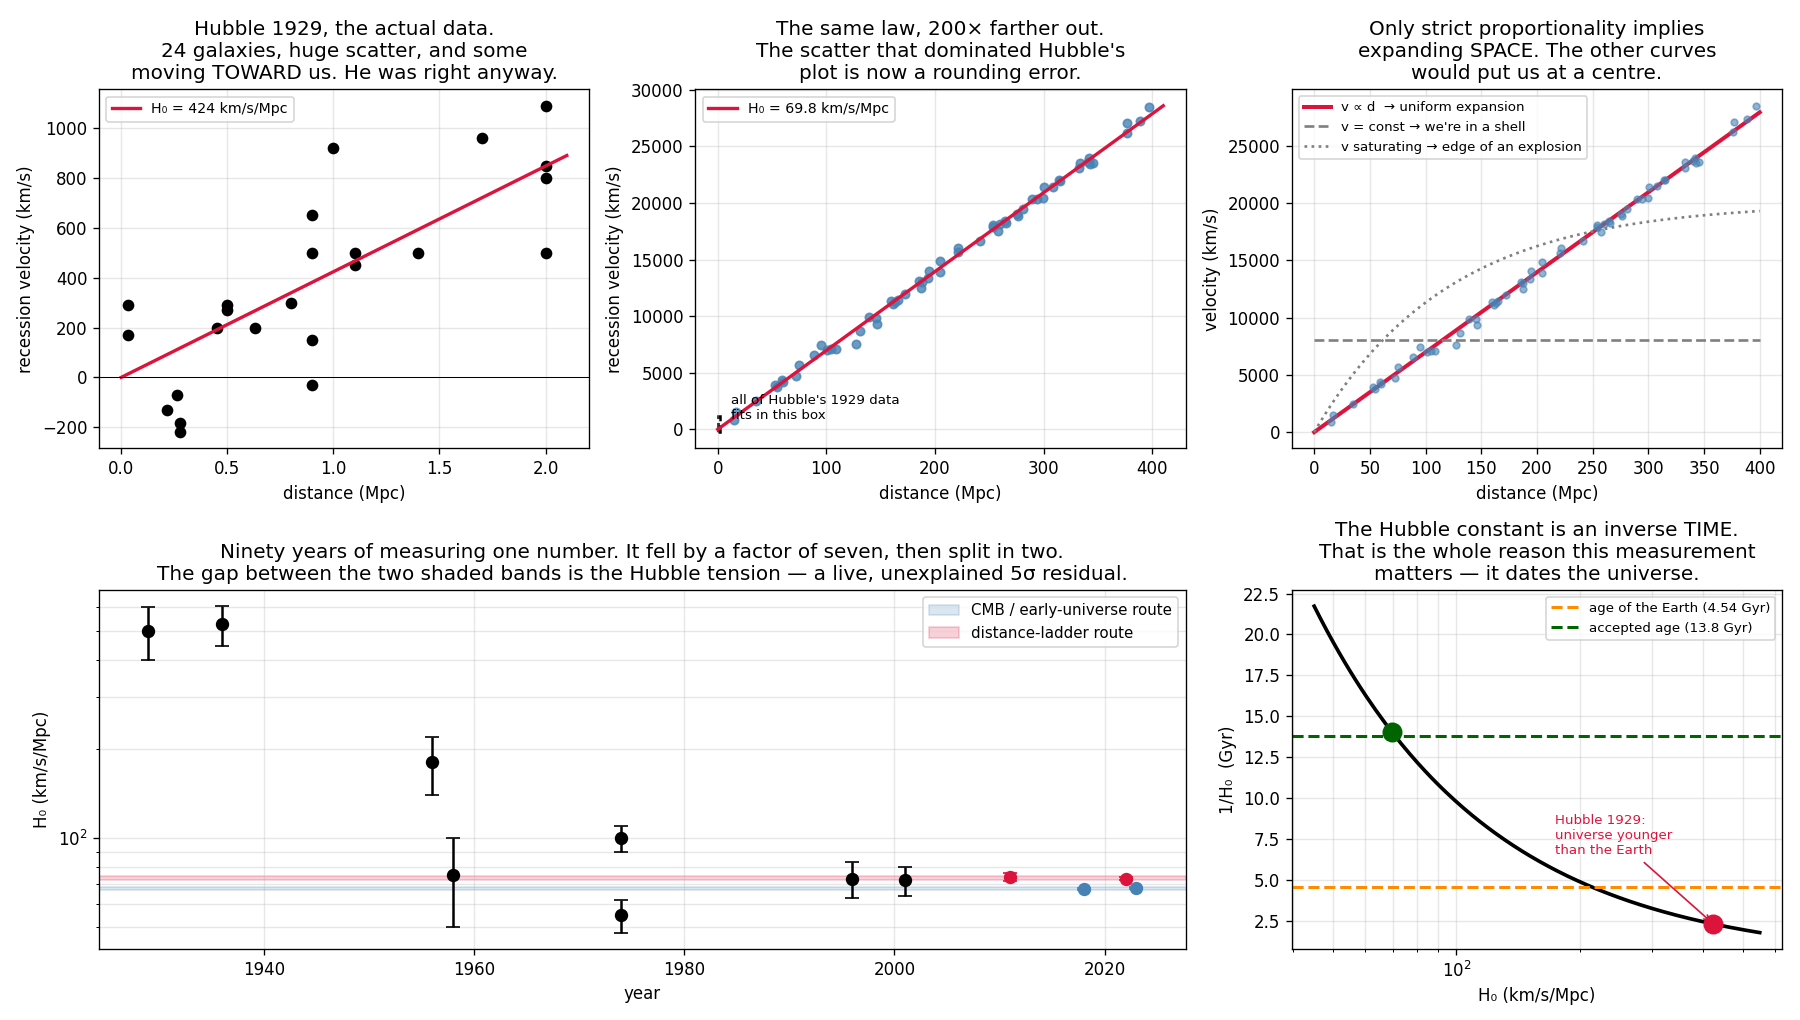

The Python source for this figure:
"""v = H₀d — twenty-four galaxies that turned the universe into an event.

Hubble published in 1929 with 24 galaxies, a distance range of barely 2 Mpc, and
scatter so large that a modern referee would reject the paper. His value of H₀ was
about 500 km/s/Mpc — seven times too big, because his Cepheid calibration was wrong
(he had confused two types of Cepheid, a mistake Baade only caught in 1952). Running
his number backwards gave a universe two billion years old, younger than rocks
already dated on Earth. The "age paradox" was a serious argument against the whole
picture for twenty years.

He was wrong in the number and right in the structure — and the structure is what
mattered: recession velocity is PROPORTIONAL to distance. No other relation would
have implied expansion. If v were constant with d, or fell off, we would be at the
centre of an explosion. Proportionality, and only proportionality, is what you get
when space itself stretches uniformly (→ expanding_space_no_center.py).

Credit where due: Lemaître published the same relation, with a better H₀, in 1927 —
in French, in an obscure Belgian journal. The 1931 English translation had the
relevant paragraphs removed, apparently by Lemaître himself.

    phenomenon:   nearly every galaxy's spectrum is redshifted, and more distant
                  galaxies more so
    simulation:   Hubble's actual 1929 table plus a modern sample
    dissection:   fit v = H₀·d with torch, both datasets, and propagate the error
    formula:      1/H₀ is a TIME — the age of the universe if expansion were
                  constant. Getting that number right took 70 years.
"""
from pathlib import Path

import matplotlib.pyplot as plt
import numpy as np
import torch

MPC_KM = 3.0856775814913673e19
YR_S = 3.155815e7

# --- Hubble's 1929 data, as published (distances in Mpc, velocities in km/s) ---
hubble_d = np.array([0.032, 0.034, 0.214, 0.263, 0.275, 0.275, 0.45, 0.5, 0.5,
                     0.63, 0.8, 0.9, 0.9, 0.9, 0.9, 1.0, 1.1, 1.1, 1.4, 1.7,
                     2.0, 2.0, 2.0, 2.0])
hubble_v = np.array([170, 290, -130, -70, -185, -220, 200, 290, 270, 200, 300,
                     -30, 650, 150, 500, 920, 450, 500, 500, 960, 500, 850,
                     800, 1090], dtype=float)

# --- a modern sample reaching a thousand times farther ---
rng = np.random.default_rng(23)
H0_TRUE = 70.0
mod_d = np.sort(rng.uniform(10, 400, 60))
mod_v = H0_TRUE * mod_d + rng.normal(0, 350, len(mod_d))     # peculiar velocities


def fit_H0(d, v):
    """Fit v = H0·d through the origin, and get an honest error bar."""
    X = torch.tensor(d, dtype=torch.float64).unsqueeze(1)
    y = torch.tensor(v, dtype=torch.float64).unsqueeze(1)
    H = float(torch.linalg.lstsq(X, y).solution)
    resid = y.squeeze(1) - H * X.squeeze(1)
    dof = len(d) - 1
    sigma = float(torch.sqrt((resid**2).sum() / dof))
    H_err = sigma / float(torch.sqrt((X**2).sum()))
    return H, H_err, sigma


H_1929, e_1929, s_1929 = fit_H0(hubble_d, hubble_v)
H_mod, e_mod, s_mod = fit_H0(mod_d, mod_v)


def age_gyr(H0):
    """1/H0 in billions of years. H0 arrives as km/s/Mpc."""
    return (MPC_KM / H0) / YR_S / 1e9


print("HUBBLE 1929  (24 galaxies, all within 2 Mpc)")
print(f"  H₀ = {H_1929:.1f} ± {e_1929:.1f} km/s/Mpc")
print(f"  scatter about the fit = {s_1929:.0f} km/s — comparable to the signal itself")
print(f"  → age of the universe 1/H₀ = {age_gyr(H_1929):.2f} Gyr")
print(f"  The Earth was already known to be ~2 Gyr old from radioactive dating.")
print(f"  Hubble's own number made the universe YOUNGER THAN THE ROCKS IN IT.\n")

print("MODERN SAMPLE  (60 galaxies out to 400 Mpc)")
print(f"  H₀ = {H_mod:.1f} ± {e_mod:.1f} km/s/Mpc")
print(f"  → age 1/H₀ = {age_gyr(H_mod):.2f} Gyr")
print(f"  (the true age, 13.8 Gyr, needs the full expansion history — ch08)\n")

print(f"Hubble's error factor: {H_1929/H_mod:.1f}×.  Two causes, both calibration:")
print("  1. He used Type II Cepheids to calibrate Type I ones (Baade, 1952).")
print("  2. What he took for bright stars in distant galaxies were often whole")
print("     H II regions — much more luminous, so he placed them far too close.")
print("  Neither error touched the LINEARITY, which is the physics.\n")

# --- the history of H0: a century of halving ---
history = [(1929, 500, 100, "Hubble"), (1936, 526, 80, "Hubble & Humason"),
           (1956, 180, 40, "Humason, Mayall & Sandage"), (1958, 75, 25, "Sandage"),
           (1974, 55, 7, "Sandage & Tammann"), (1974, 100, 10, "de Vaucouleurs"),
           (1996, 73, 10, "HST Key Project (early)"), (2001, 72, 8, "HST Key Project"),
           (2011, 73.8, 2.4, "SH0ES"), (2018, 67.4, 0.5, "Planck CMB"),
           (2022, 73.0, 1.0, "SH0ES (Cepheid)"), (2023, 67.8, 0.7, "CMB + BAO")]
print("A century of measuring one number:")
print("  year   H₀ (km/s/Mpc)      who")
for yr, h, e, who in history:
    print(f"  {yr}   {h:6.1f} ± {e:4.1f}     {who}")
print()
print("Note the last four entries. Two methods, each claiming ~1% precision, that")
print("disagree by 5σ. That is the HUBBLE TENSION: the distance-ladder route (ch00)")
print("and the CMB route (ch08) do not meet. It is currently the most important")
print("unexplained number in physics — and it is, once again, astronomy producing a")
print("residual that no existing theory absorbs. The pattern from ch04 repeats.")

# --- visualization ---
fig = plt.figure(figsize=(15, 8.5))
gs = fig.add_gridspec(2, 3)

# Panel 1: Hubble's original plot
ax = fig.add_subplot(gs[0, 0])
ax.plot(hubble_d, hubble_v, "o", color="black", ms=6)
dd = np.linspace(0, 2.1, 20)
ax.plot(dd, H_1929 * dd, color="crimson", lw=2,
        label=f"H₀ = {H_1929:.0f} km/s/Mpc")
ax.axhline(0, color="k", lw=0.6)
ax.set_xlabel("distance (Mpc)")
ax.set_ylabel("recession velocity (km/s)")
ax.set_title("Hubble 1929, the actual data.\n24 galaxies, huge scatter, and some\n"
             "moving TOWARD us. He was right anyway.")
ax.legend(fontsize=8.5)
ax.grid(alpha=0.3)

# Panel 2: the modern version, same axes ratio
ax = fig.add_subplot(gs[0, 1])
ax.plot(mod_d, mod_v, "o", color="steelblue", ms=5, alpha=0.8)
dd = np.linspace(0, 410, 20)
ax.plot(dd, H_mod * dd, color="crimson", lw=2, label=f"H₀ = {H_mod:.1f} km/s/Mpc")
# Hubble's 1929 box, to scale
ax.add_patch(plt.Rectangle((0, -250), 2.1, 1400, fill=False, edgecolor="black",
                           lw=1.5, ls="--"))
ax.text(12, 900, "all of Hubble's 1929 data\nfits in this box", fontsize=8)
ax.set_xlabel("distance (Mpc)")
ax.set_ylabel("recession velocity (km/s)")
ax.set_title("The same law, 200× farther out.\nThe scatter that dominated Hubble's\n"
             "plot is now a rounding error.")
ax.legend(fontsize=8.5)
ax.grid(alpha=0.3)

# Panel 3: why proportionality specifically
ax = fig.add_subplot(gs[0, 2])
dd = np.linspace(0, 400, 100)
ax.plot(dd, H_mod * dd, color="crimson", lw=2.4, label="v ∝ d  → uniform expansion")
ax.plot(dd, np.full_like(dd, 8000), color="gray", lw=1.6, ls="--",
        label="v = const → we're in a shell")
ax.plot(dd, 20000 * (1 - np.exp(-dd / 120)), color="gray", lw=1.6, ls=":",
        label="v saturating → edge of an explosion")
ax.plot(mod_d, mod_v, "o", color="steelblue", ms=4, alpha=0.6)
ax.set_xlabel("distance (Mpc)")
ax.set_ylabel("velocity (km/s)")
ax.set_title("Only strict proportionality implies\nexpanding SPACE. The other curves\n"
             "would put us at a centre.")
ax.legend(fontsize=8)
ax.grid(alpha=0.3)

# Panel 4: the century of H0
ax = fig.add_subplot(gs[1, :2])
yrs = [h[0] for h in history]
vals = [h[1] for h in history]
errs = [h[2] for h in history]
cols = ["crimson" if "SH0ES" in h[3] or "Cepheid" in h[3] else
        "steelblue" if "CMB" in h[3] else "black" for h in history]
for yr, v, e, c in zip(yrs, vals, errs, cols):
    ax.errorbar(yr, v, yerr=e, fmt="o", color=c, ms=7, capsize=4)
ax.axhspan(67.0, 68.5, color="steelblue", alpha=0.2, label="CMB / early-universe route")
ax.axhspan(72.0, 74.5, color="crimson", alpha=0.2, label="distance-ladder route")
ax.set_yscale("log")
ax.set_xlabel("year")
ax.set_ylabel("H₀ (km/s/Mpc)")
ax.set_title("Ninety years of measuring one number. It fell by a factor of seven, "
             "then split in two.\n"
             "The gap between the two shaded bands is the Hubble tension — a live, "
             "unexplained 5σ residual.")
ax.legend(fontsize=9)
ax.grid(alpha=0.3, which="both")

# Panel 5: 1/H0 as an age
ax = fig.add_subplot(gs[1, 2])
H_range = np.linspace(45, 550, 300)
ax.plot(H_range, [age_gyr(h) for h in H_range], color="black", lw=2.2)
ax.axhline(4.54, color="darkorange", ls="--", lw=1.8, label="age of the Earth (4.54 Gyr)")
ax.axhline(13.8, color="darkgreen", ls="--", lw=1.8, label="accepted age (13.8 Gyr)")
ax.plot(H_1929, age_gyr(H_1929), "o", color="crimson", ms=11)
ax.annotate("Hubble 1929:\nuniverse younger\nthan the Earth", (H_1929, age_gyr(H_1929)),
            xytext=(-95, 42), textcoords="offset points", fontsize=8, color="crimson",
            arrowprops=dict(arrowstyle="->", color="crimson"))
ax.plot(H_mod, age_gyr(H_mod), "o", color="darkgreen", ms=11)
ax.set_xscale("log")
ax.set_xlabel("H₀ (km/s/Mpc)")
ax.set_ylabel("1/H₀  (Gyr)")
ax.set_title("The Hubble constant is an inverse TIME.\nThat is the whole reason "
             "this measurement\nmatters — it dates the universe.")
ax.legend(fontsize=8)
ax.grid(alpha=0.3, which="both")

plt.tight_layout()
out = Path(__file__).with_suffix(".png")
plt.savefig(out, dpi=120)
print(f"Saved: {out}")
